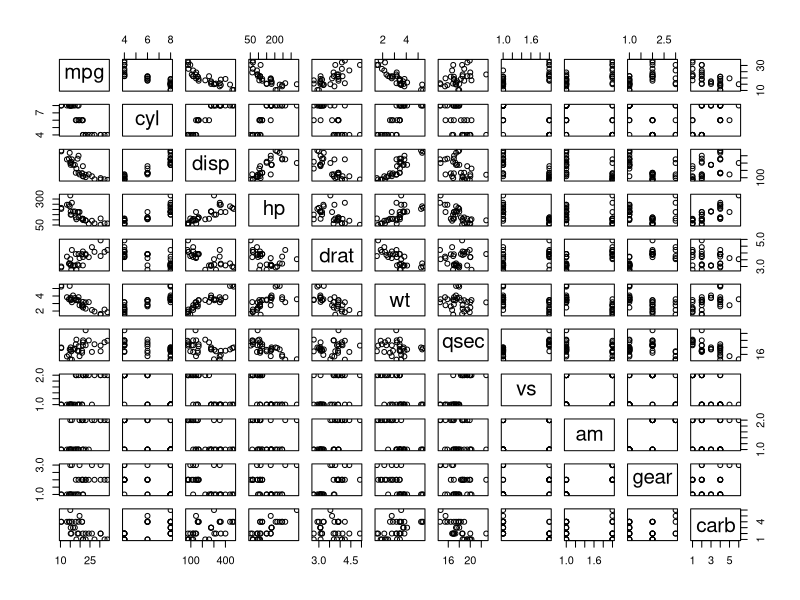
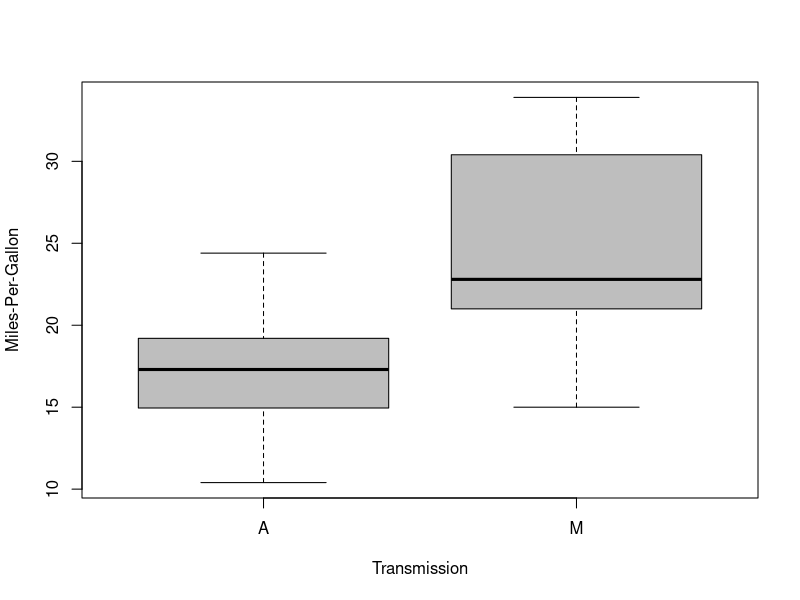

Source code (R) for these figures, in order:
## ---- chunk 1
sessionInfo()
## ---- chunk 2
library(datasets); data("mtcars")
head(mtcars)
## ---- chunk 3
rm(list = ls())
data("mtcars")
any(is.na(mtcars))
head(mtcars,5)
## ---- chunk 4
data("mtcars")
mtcars$vs <- factor(mtcars$vs, labels = c("V", "S")); mtcars$am <- factor(mtcars$am, labels = c("A", "M")); mtcars$gear <- factor(mtcars$gear); mtcars$carb <- factor(mtcars$carb)
str(mtcars)
head(mtcars)
## ---- chunk 5
pairs(mpg ~ ., data = mtcars)
## ---- chunk 6
#hist(mtcars$mpg, breaks=15, xlab = "Miles-Per-gallon", main = "MPG Histogram", xlim = range(5:40))
data("mtcars")
require(ggplot2)
require(dplyr)
## ---- chunk 7
boxplot(mpg ~ am, data = mtcars, col = (c("grey","grey")), ylab = "Miles-Per-Gallon", xlab = "Transmission")
## ---- chunk 8
#qqPlot(fit, main="Q-Q plot")
## ---- chunk 9

## ---- chunk 10
#plot(resid(fit1))
#abline(h=0)
## ---- chunk 11
